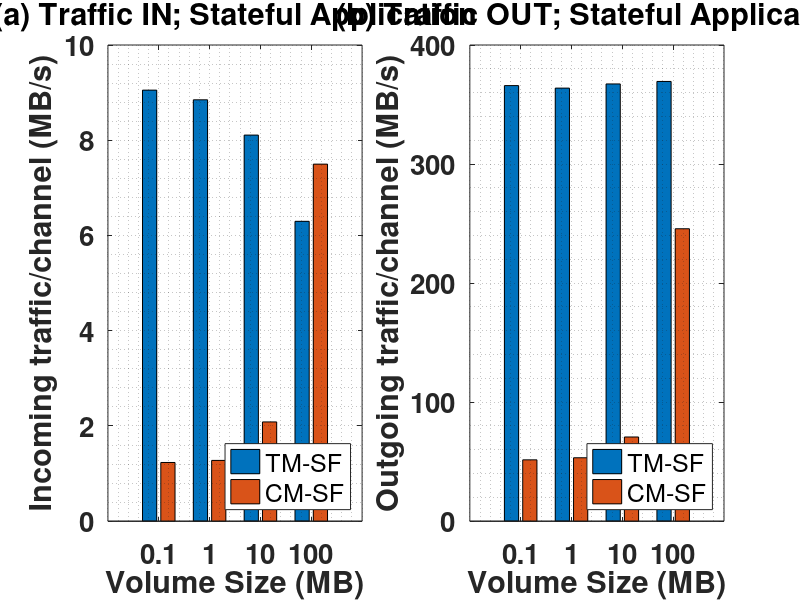

This figure's MATLAB source:
clc;
clear all;

% %% Migration Time
% migr_time_tm1 = dlmread('migrtime_tm1.txt');
% migr_time_cm1 = dlmread('migrtime_cm1.txt');
% migr_time_tsm1 = dlmread('migrtime_tsm4.txt');
% migr_time_csm1 = dlmread('migrtime_csm4.txt');
% 
% %100KB, all cases
% migr_time_tm1_case1_13_25 = (migr_time_tm1(1,2) + migr_time_tm1(2,2) + migr_time_tm1(3,2) +  migr_time_tm1(13,2) + migr_time_tm1(14,2) + migr_time_tm1(15,2) + migr_time_tm1(25,2) + migr_time_tm1(26,2) + migr_time_tm1(27,2))/9; 
% migr_time_cm1_case1_13_25 = (migr_time_cm1(1,2) + migr_time_cm1(2,2) + migr_time_cm1(3,2) +  migr_time_cm1(13,2) + migr_time_cm1(14,2) + migr_time_cm1(15,2) + migr_time_cm1(25,2) + migr_time_cm1(26,2) + migr_time_cm1(27,2))/9; 
% migr_time_tsm1_case1_13_25 = (migr_time_tsm1(1,2) + migr_time_tsm1(2,2) + migr_time_tsm1(3,2) +  migr_time_tsm1(13,2) + migr_time_tsm1(14,2) + migr_time_tsm1(15,2) + migr_time_tsm1(25,2) + migr_time_tsm1(26,2) + migr_time_tsm1(27,2))/9; 
% migr_time_csm1_case1_13_25 = (migr_time_csm1(1,2) + migr_time_csm1(2,2) + migr_time_csm1(3,2) +  migr_time_csm1(13,2) + migr_time_csm1(14,2) + migr_time_csm1(15,2) + migr_time_csm1(25,2) + migr_time_csm1(26,2) + migr_time_csm1(27,2))/9; 
% 
% %1 MB, all cases
% migr_time_tm1_case4_16_28 = (migr_time_tm1(4,2) + migr_time_tm1(5,2) + migr_time_tm1(6,2) +  migr_time_tm1(16,2) + migr_time_tm1(17,2) + migr_time_tm1(18,2) + migr_time_tm1(28,2) + migr_time_tm1(29,2) + migr_time_tm1(30,2))/9; 
% migr_time_cm1_case4_16_28 = (migr_time_cm1(4,2) + migr_time_cm1(5,2) + migr_time_cm1(6,2) +  migr_time_cm1(16,2) + migr_time_cm1(17,2) + migr_time_cm1(18,2) + migr_time_cm1(28,2) + migr_time_cm1(29,2) + migr_time_cm1(30,2))/9; 
% migr_time_tsm1_case4_16_28 = (migr_time_tsm1(4,2) + migr_time_tsm1(5,2) + migr_time_tsm1(6,2) +  migr_time_tsm1(16,2) + migr_time_tsm1(17,2) + migr_time_tsm1(18,2) + migr_time_tsm1(28,2) + migr_time_tsm1(29,2) + migr_time_tsm1(30,2))/9; 
% migr_time_csm1_case4_16_28 = (migr_time_csm1(4,2) + migr_time_csm1(5,2) + migr_time_csm1(6,2) +  migr_time_csm1(16,2) + migr_time_csm1(17,2) + migr_time_csm1(18,2) + migr_time_csm1(28,2) + migr_time_csm1(29,2) + migr_time_csm1(30,2))/9; 
% 
% %10 MB, all cases
% migr_time_tm1_case7_19_31 = (migr_time_tm1(7,2) + migr_time_tm1(8,2) + migr_time_tm1(9,2) +  migr_time_tm1(19,2) + migr_time_tm1(20,2) + migr_time_tm1(21,2) + migr_time_tm1(31,2) + migr_time_tm1(32,2) + migr_time_tm1(33,2))/9; 
% migr_time_cm1_case7_19_31 = (migr_time_cm1(7,2) + migr_time_cm1(8,2) + migr_time_cm1(9,2) +  migr_time_cm1(19,2) + migr_time_cm1(20,2) + migr_time_cm1(21,2) + migr_time_cm1(31,2) + migr_time_cm1(32,2) + migr_time_cm1(33,2))/9; 
% migr_time_tsm1_case7_19_31 = (migr_time_tsm1(7,2) + migr_time_tsm1(8,2) + migr_time_tsm1(9,2) +  migr_time_tsm1(19,2) + migr_time_tsm1(20,2) + migr_time_tsm1(21,2) + migr_time_tsm1(31,2) + migr_time_tsm1(32,2) + migr_time_tsm1(33,2))/9; 
% migr_time_csm1_case7_19_31 = (migr_time_csm1(7,2) + migr_time_csm1(8,2) + migr_time_csm1(9,2) +  migr_time_csm1(19,2) + migr_time_csm1(20,2) + migr_time_csm1(21,2) + migr_time_csm1(31,2) + migr_time_csm1(32,2) + migr_time_csm1(33,2))/9; 
% 
% %100 MB, all cases
% migr_time_tm1_case10_22_34 = (migr_time_tm1(10,2) + migr_time_tm1(11,2) + migr_time_tm1(12,2) +  migr_time_tm1(22,2) + migr_time_tm1(23,2) + migr_time_tm1(24,2) + migr_time_tm1(34,2) + migr_time_tm1(35,2) + migr_time_tm1(36,2))/9; 
% migr_time_cm1_case10_22_34 = (migr_time_cm1(10,2) + migr_time_cm1(11,2) + migr_time_cm1(12,2) +  migr_time_cm1(22,2) + migr_time_cm1(23,2) + migr_time_cm1(24,2) + migr_time_cm1(34,2) + migr_time_cm1(35,2) + migr_time_cm1(36,2))/9; 
% migr_time_tsm1_case10_22_34 = (migr_time_tsm1(10,2) + migr_time_tsm1(11,2) + migr_time_tsm1(12,2) +  migr_time_tsm1(22,2) + migr_time_tsm1(23,2) + migr_time_tsm1(24,2) + migr_time_tsm1(34,2) + migr_time_tsm1(35,2) + migr_time_tsm1(36,2))/9; 
% migr_time_csm1_case10_22_34 = (migr_time_csm1(10,2) + migr_time_csm1(11,2) + migr_time_csm1(12,2) +  migr_time_csm1(22,2) + migr_time_csm1(23,2) + migr_time_csm1(24,2) + migr_time_csm1(34,2) + migr_time_csm1(35,2) + migr_time_csm1(36,2))/9; 
% 
% migr_time_sl = [migr_time_tm1_case1_13_25, migr_time_cm1_case1_13_25; migr_time_tm1_case4_16_28, migr_time_cm1_case4_16_28; migr_time_tm1_case7_19_31, migr_time_cm1_case7_19_31; migr_time_tm1_case10_22_34, migr_time_cm1_case10_22_34];
% migr_time_sf = [migr_time_tsm1_case1_13_25, migr_time_csm1_case1_13_25; migr_time_tsm1_case4_16_28, migr_time_csm1_case4_16_28; migr_time_tsm1_case7_19_31, migr_time_csm1_case7_19_31; migr_time_tsm1_case10_22_34, migr_time_csm1_case10_22_34];
% 
% figure;
% subplot(1,2,1)
% bar(migr_time_sl/1000);
% title('(a) Stateless Application','FontSize',20, 'FontWeight','bold');
% xlabel('Layer Size (MB)');
% ylabel('Average Migraiton Time (s)');
% set(gca,'FontSize', 20, 'FontWeight','bold');
% legend('TM-SL','CM-SL','Location','northwest');
% set(gca, 'XTickLabel', {'0.1' '1' '10' '100'})
% %dim = [0.75 0.3 0.3 0.3];
% %str = {'BW (Mbps):','SRC-DST=100','SRC-Client=10','DST-Client=50','DST-N1=942','DST-N2=942','Load: SRC>DST'};
% %annotation('textbox',dim,'String',str,'FitBoxToText','on');
% grid minor;
% 
% subplot(1,2,2)
% bar(migr_time_sf/1000);
% title('(a) Stateful Application','FontSize',20, 'FontWeight','bold');
% xlabel('Volume Size (MB)');
% ylabel('Average Migraiton Time (s)');
% set(gca,'FontSize', 20, 'FontWeight','bold');
% legend('TM-SF','CM-SF','Location','northwest');
% set(gca, 'XTickLabel', {'0.1' '1' '10' '100'})
% %dim = [0.75 0.3 0.3 0.3];
% %str = {'BW (Mbps):','SRC-DST=100','SRC-Client=10','DST-Client=50','DST-N1=942','DST-N2=942','Load: SRC>DST'};
% %annotation('textbox',dim,'String',str,'FitBoxToText','on');
% grid minor;
% 
% %Comparison plot for 100MB layer and src>dst and src<dst
% figure;
% h1 = cdfplot(migr_time_tm1(10:3:36,2)/1000); 
% hold on; 
% h2 = cdfplot(migr_time_cm1(10:3:36,2)/1000);
% set( h1,'LineStyle',':','LineWidth',3,'MarkerSize',5);
% set( h2, 'LineStyle','-','LineWidth',3,'MarkerSize',5);
% % xlim([50 150]);
% grid minor;
% xlabel('Migration Time (s)');
% ylabel('CDF');
% title('Stateless, Layer Size=100MB, Load SRC>DST')
% set(gca,'FontSize',20, 'FontWeight','bold');
% legend('TM-SL','CM-SL','Location','northwest');
% 
% figure;
% h1 = cdfplot(migr_time_tm1(11:3:36,2)/1000); 
% hold on; 
% h2 = cdfplot(migr_time_cm1(11:3:36,2)/1000);
% set( h1,'LineStyle',':','LineWidth',3,'MarkerSize',5);
% set( h2, 'LineStyle','-','LineWidth',3,'MarkerSize',5);
% % xlim([50 150]);
% grid minor;
% xlabel('Migration Time (s)');
% ylabel('CDF');
% title('Stateless, Layer Size=100MB, Load SRC<DST')
% set(gca,'FontSize',20, 'FontWeight','bold');
% legend('TM-SL','CM-SL','Location','northwest');
% 
% figure;
% h1 = cdfplot(migr_time_tsm1(10:3:36,2)/1000); 
% hold on; 
% h2 = cdfplot(migr_time_csm1(10:3:36,2)/1000);
% set( h1,'LineStyle',':','LineWidth',3,'MarkerSize',5);
% set( h2, 'LineStyle','-','LineWidth',3,'MarkerSize',5);
% % xlim([50 150]);
% grid minor;
% xlabel('Migration Time (s)');
% ylabel('CDF');
% title('Stateful, Volume Size=100MB, Load SRC>DST')
% set(gca,'FontSize',20, 'FontWeight','bold');
% legend('TM-SF','CM-SF','Location','northwest');
% 
% figure;
% h1 = cdfplot(migr_time_tsm1(11:3:36,2)/1000); 
% hold on; 
% h2 = cdfplot(migr_time_csm1(11:3:36,2)/1000);
% set( h1,'LineStyle',':','LineWidth',3,'MarkerSize',5);
% set( h2, 'LineStyle','-','LineWidth',3,'MarkerSize',5);
% % xlim([50 150]);
% grid minor;
% xlabel('Migration Time (s)');
% ylabel('CDF');
% title('Stateful, Volume Size=100MB, Load SRC<DST')
% set(gca,'FontSize',20, 'FontWeight','bold');
% legend('TM-SF','CM-SF','Location','northwest');

% 
% %% Load Plots
% load_tm1 = fopen('load_tm1.txt','r');
% load_tm1 = textscan(load_tm1,'%d %s %f %f %f %f %f %f %f %f %f');
% 
% load_cm1 = fopen('load_cm1.txt','r');
% load_cm1 = textscan(load_cm1,'%d %s %f %f %f %f %f %f %f %f %f');
% 
% load_tsm1 = fopen('load_tsm4.txt','r');
% load_tsm1 = textscan(load_tsm1,'%d %s %f %f %f %f %f %f %f %f %f');
% 
% load_csm1 = fopen('load_csm4.txt','r');
% load_csm1 = textscan(load_csm1,'%d %s %f %f %f %f %f %f %f %f %f');
% 
% %Load for different layer size
% % %Load values
% load_tm1_dst = load_tm1{8}(2:3:108);
% load_cm1_dst = load_cm1{8}(2:5:180);
% load_tm1_src = load_tm1{8}(3:3:108);
% load_cm1_src = load_cm1{8}(5:5:180);
% 
% load_tsm1_dst = load_tsm1{8}(2:3:108);
% load_csm1_dst = load_csm1{8}(2:5:180);
% load_tsm1_src = load_tsm1{8}(3:3:108);
% load_csm1_src = load_csm1{8}(5:5:180);
% 
% %Stateless load plots
% %Plotting for SRC and DST
% %For different load values
% load_src_case1_4_7_10 = [load_tm1_src(1), load_cm1_src(1); load_tm1_src(4), load_cm1_src(4); load_tm1_src(7), load_cm1_src(7); load_tm1_src(10), load_cm1_src(10)];
% load_src_case2_5_8_11 = [load_tm1_src(2), load_cm1_src(2); load_tm1_src(5), load_cm1_src(5); load_tm1_src(8), load_cm1_src(8); load_tm1_src(11), load_cm1_src(11)];
% load_src_case3_6_9_12 = [load_tm1_src(3), load_cm1_src(3); load_tm1_src(6), load_cm1_src(6); load_tm1_src(9), load_cm1_src(9); load_tm1_src(12), load_cm1_src(12)];
% 
% figure
% subplot(2,3,1)
% bar((100-load_src_case1_4_7_10)./100);
% title('(a) Load SRC>DST','FontSize',20, 'FontWeight','bold');
% xlabel('Layer Size (MB)');
% ylabel('Avg. SRC Load');
% set(gca,'FontSize', 20, 'FontWeight','bold');
% legend('TM-SL','CM-SL','Location','northwest');
% set(gca, 'XTickLabel', {'0.1' '1' '10' '100'})
% % dim = [0.15 0.3 0.3 0.3];
% % str = {'BW (Mbps):','SRC-DST=942','SRC-Client=10','DST-Client=50','DST-N1=942','DST-N2=942','Load: SRC>DST'};
% % annotation('textbox',dim,'String',str,'FitBoxToText','on');
% grid minor;
% subplot(2,3,2)
% bar((100-load_src_case2_5_8_11)./100);
% title('(b) Load SRC<DST','FontSize',20, 'FontWeight','bold');
% xlabel('Layer Size (MB)');
% ylabel('Avg. SRC Load');
% set(gca,'FontSize', 20, 'FontWeight','bold');
% legend('TM-SL','CM-SL','Location','northwest');
% set(gca, 'XTickLabel', {'0.1' '1' '10' '100'})
% % dim = [0.45 0.3 0.3 0.3];
% % str = {'BW (Mbps):','SRC-DST=100','SRC-Client=10','DST-Client=50','DST-N1=942','DST-N2=942','Load: SRC>DST'};
% % annotation('textbox',dim,'String',str,'FitBoxToText','on');
% grid minor;
% subplot(2,3,3)
% bar((100-load_src_case3_6_9_12)./100);
% title('(c) Load SRC=DST','FontSize',20, 'FontWeight','bold');
% xlabel('Layer Size (MB)');
% ylabel('Avg. SRC Load');
% set(gca,'FontSize', 20, 'FontWeight','bold');
% legend('TM-SL','CM-SL','Location','northwest');
% set(gca, 'XTickLabel', {'0.1' '1' '10' '100'})
% % dim = [0.75 0.3 0.3 0.3];
% % str = {'BW (Mbps):','SRC-DST=100','SRC-Client=10','DST-Client=50','DST-N1=942','DST-N2=942','Load: SRC>DST'};
% % annotation('textbox',dim,'String',str,'FitBoxToText','on');
% grid minor;
% 
% load_dst_case1_4_7_10 = [load_tm1_dst(1), load_cm1_dst(1); load_tm1_dst(4), load_cm1_dst(4); load_tm1_dst(7), load_cm1_dst(7); load_tm1_dst(10), load_cm1_dst(10)];
% load_dst_case2_5_8_11 = [load_tm1_dst(2), load_cm1_dst(2); load_tm1_dst(5), load_cm1_dst(5); load_tm1_dst(8), load_cm1_dst(8); load_tm1_dst(11), load_cm1_dst(11)];
% load_dst_case3_6_9_12 = [load_tm1_dst(3), load_cm1_dst(3); load_tm1_dst(6), load_cm1_dst(6); load_tm1_dst(9), load_cm1_dst(9); load_tm1_dst(12), load_cm1_dst(12)];
% 
% subplot(2,3,4)
% bar((100-load_dst_case1_4_7_10)./100);
% title('(d) Load SRC>DST','FontSize',20, 'FontWeight','bold');
% xlabel('Layer Size (MB)');
% ylabel('Avg. DST Load');
% set(gca,'FontSize', 20, 'FontWeight','bold');
% legend('TM-SL','CM-SL','Location','northwest');
% set(gca, 'XTickLabel', {'0.1' '1' '10' '100'})
% % dim = [0.15 0.3 0.3 0.3];
% % str = {'BW (Mbps):','dst-DST=942','dst-Client=10','DST-Client=50','DST-N1=942','DST-N2=942','Load: dst>DST'};
% % annotation('textbox',dim,'String',str,'FitBoxToText','on');
% grid minor;
% subplot(2,3,5)
% bar((100-load_dst_case2_5_8_11)./100);
% title('(e) Load SRC<DST','FontSize',20, 'FontWeight','bold');
% xlabel('Layer Size (MB)');
% ylabel('Avg. DST Load');
% set(gca,'FontSize', 20, 'FontWeight','bold');
% legend('TM-SL','CM-SL','Location','northwest');
% set(gca, 'XTickLabel', {'0.1' '1' '10' '100'})
% % dim = [0.45 0.3 0.3 0.3];
% % str = {'BW (Mbps):','dst-DST=100','dst-Client=10','DST-Client=50','DST-N1=942','DST-N2=942','Load: dst>DST'};
% % annotation('textbox',dim,'String',str,'FitBoxToText','on');
% grid minor;
% subplot(2,3,6)
% bar((100-load_dst_case3_6_9_12)./100);
% title('(f) Load SRC=DST','FontSize',20, 'FontWeight','bold');
% xlabel('Layer Size (MB)');
% ylabel('Avg. DST Load');
% set(gca,'FontSize', 20, 'FontWeight','bold');
% legend('TM-SL','CM-SL','Location','northwest');
% set(gca, 'XTickLabel', {'0.1' '1' '10' '100'})
% % dim = [0.75 0.3 0.3 0.3];
% % str = {'BW (Mbps):','dst-DST=100','dst-Client=10','DST-Client=50','DST-N1=942','DST-N2=942','Load: dst>DST'};
% % annotation('textbox',dim,'String',str,'FitBoxToText','on');
% grid minor;
% 
% %Stateful load plots
% %Plotting for SRC and DST
% % For different load values
% load_src_sf_case1_4_7_10 = [load_tsm1_src(1), load_csm1_src(1); load_tsm1_src(4), load_csm1_src(4); load_tsm1_src(7), load_csm1_src(7); load_tsm1_src(10), load_csm1_src(10)];
% load_src_sf_case2_5_8_11 = [load_tsm1_src(2), load_csm1_src(2); load_tsm1_src(5), load_csm1_src(5); load_tsm1_src(8), load_csm1_src(8); load_tsm1_src(11), load_csm1_src(11)];
% load_src_sf_case3_6_9_12 = [load_tsm1_src(3), load_csm1_src(3); load_tsm1_src(6), load_csm1_src(6); load_tsm1_src(9), load_csm1_src(9); load_tsm1_src(12), load_csm1_src(12)];
% 
% figure
% subplot(2,3,1)
% bar((100-load_src_sf_case1_4_7_10)./100);
% title('(a) Load SRC>DST','FontSize',20, 'FontWeight','bold');
% xlabel('Volume Size (MB)');
% ylabel('Avg. SRC Load');
% set(gca,'FontSize', 20, 'FontWeight','bold');
% legend('TM-SF','CM-SF','Location','northwest');
% set(gca, 'XTickLabel', {'0.1' '1' '10' '100'})
% % dim = [0.15 0.3 0.3 0.3];
% % str = {'BW (Mbps):','SRC-DST=942','SRC-Client=10','DST-Client=50','DST-N1=942','DST-N2=942','Load: SRC>DST'};
% % annotation('textbox',dim,'String',str,'FitBoxToText','on');
% grid minor;
% subplot(2,3,2)
% bar((100-load_src_sf_case2_5_8_11)./100);
% title('(b) Load SRC<DST','FontSize',20, 'FontWeight','bold');
% xlabel('Volume Size (MB)');
% ylabel('Avg. SRC Load');
% set(gca,'FontSize', 20, 'FontWeight','bold');
% legend('TM-SF','CM-SF','Location','northwest');
% set(gca, 'XTickLabel', {'0.1' '1' '10' '100'})
% % dim = [0.45 0.3 0.3 0.3];
% % str = {'BW (Mbps):','SRC-DST=100','SRC-Client=10','DST-Client=50','DST-N1=942','DST-N2=942','Load: SRC>DST'};
% % annotation('textbox',dim,'String',str,'FitBoxToText','on');
% grid minor;
% subplot(2,3,3)
% bar((100-load_src_sf_case3_6_9_12)./100);
% title('(c) Load SRC=DST','FontSize',20, 'FontWeight','bold');
% xlabel('Volume Size (MB)');
% ylabel('Avg. SRC Load');
% set(gca,'FontSize', 20, 'FontWeight','bold');
% legend('TM-SF','CM-SF','Location','northwest');
% set(gca, 'XTickLabel', {'0.1' '1' '10' '100'})
% % dim = [0.75 0.3 0.3 0.3];
% % str = {'BW (Mbps):','SRC-DST=100','SRC-Client=10','DST-Client=50','DST-N1=942','DST-N2=942','Load: SRC>DST'};
% % annotation('textbox',dim,'String',str,'FitBoxToText','on');
% grid minor;
% 
% load_dst_sf_case1_4_7_10 = [load_tsm1_dst(1), load_csm1_dst(1); load_tsm1_dst(4), load_csm1_dst(4); load_tsm1_dst(7), load_csm1_dst(7); load_tsm1_dst(10), load_csm1_dst(10)];
% load_dst_sf_case2_5_8_11 = [load_tsm1_dst(2), load_csm1_dst(2); load_tsm1_dst(5), load_csm1_dst(5); load_tsm1_dst(8), load_csm1_dst(8); load_tsm1_dst(11), load_csm1_dst(11)];
% load_dst_sf_case3_6_9_12 = [load_tsm1_dst(3), load_csm1_dst(3); load_tsm1_dst(6), load_csm1_dst(6); load_tsm1_dst(9), load_csm1_dst(9); load_tsm1_dst(12), load_csm1_dst(12)];
% 
% subplot(2,3,4)
% bar((100-load_dst_sf_case1_4_7_10)./100);
% title('(d) Load SRC>DST','FontSize',20, 'FontWeight','bold');
% xlabel('Volume Size (MB)');
% ylabel('Avg. DST Load');
% set(gca,'FontSize', 20, 'FontWeight','bold');
% legend('TM-SF','CM-SF','Location','northwest');
% set(gca, 'XTickLabel', {'0.1' '1' '10' '100'})
% % dim = [0.15 0.3 0.3 0.3];
% % str = {'BW (Mbps):','dst-DST=942','dst-Client=10','DST-Client=50','DST-N1=942','DST-N2=942','Load: dst>DST'};
% % annotation('textbox',dim,'String',str,'FitBoxToText','on');
% grid minor;
% subplot(2,3,5)
% bar((100-load_dst_sf_case2_5_8_11)./100);
% title('(e) Load SRC<DST','FontSize',20, 'FontWeight','bold');
% xlabel('Volume Size (MB)');
% ylabel('Avg. DST Load');
% set(gca,'FontSize', 20, 'FontWeight','bold');
% legend('TM-SF','CM-SF','Location','northwest');
% set(gca, 'XTickLabel', {'0.1' '1' '10' '100'})
% % dim = [0.45 0.3 0.3 0.3];
% % str = {'BW (Mbps):','dst-DST=100','dst-Client=10','DST-Client=50','DST-N1=942','DST-N2=942','Load: dst>DST'};
% % annotation('textbox',dim,'String',str,'FitBoxToText','on');
% grid minor;
% subplot(2,3,6)
% bar((100-load_dst_sf_case3_6_9_12)./100);
% title('(f) Load SRC=DST','FontSize',20, 'FontWeight','bold');
% xlabel('Volume Size (MB)');
% ylabel('Avg. DST Load');
% set(gca,'FontSize', 20, 'FontWeight','bold');
% legend('TM-SF','CM-SF','Location','northwest');
% set(gca, 'XTickLabel', {'0.1' '1' '10' '100'})
% % dim = [0.75 0.3 0.3 0.3];
% % str = {'BW (Mbps):','dst-DST=100','dst-Client=10','DST-Client=50','DST-N1=942','DST-N2=942','Load: dst>DST'};
% % annotation('textbox',dim,'String',str,'FitBoxToText','on');
% grid minor;

%% Traffic Plots
traffic_tm1 = fopen('traffic_tm1.txt','r');
traffic_tm1 = textscan(traffic_tm1,'%d %s %f %f %f %f %f %f');

traffic_cm1 = fopen('traffic_cm1.txt','r');
traffic_cm1 = textscan(traffic_cm1,'%d %s %f %f %f %f %f %f');


traffic_tsm1 = fopen('traffic_tsm4.txt','r');
traffic_tsm1 = textscan(traffic_tsm1,'%d %s %f %f %f %f %f %f');

traffic_csm1 = fopen('traffic_csm4.txt','r');
traffic_csm1 = textscan(traffic_csm1,'%d %s %f %f %f %f %f %f');

% Traffic In and Out
traffic_tm1_dst_in = traffic_tm1{8}(3:6:216);
traffic_cm1_dst_in = traffic_cm1{8}(3:10:360);

traffic_tm1_src_out = traffic_tm1{8}(6:6:216);
traffic_cm1_src_out = traffic_cm1{8}(10:10:360);
traffic_cm1_n1_out = traffic_cm1{8}(6:10:360);
traffic_cm1_n2_out = traffic_cm1{8}(8:10:360);

traffic_cm1_out = (traffic_cm1_src_out + traffic_cm1_n1_out + traffic_cm1_n2_out)/3;

traffic_tsm1_dst_in = traffic_tsm1{8}(3:6:216);
traffic_csm1_dst_in = traffic_csm1{8}(3:10:360);

traffic_tsm1_src_out = traffic_tsm1{8}(6:6:216);
traffic_csm1_src_out = traffic_csm1{8}(10:10:360);
traffic_csm1_n1_out = traffic_csm1{8}(6:10:360);
traffic_csm1_n2_out = traffic_csm1{8}(8:10:360);

traffic_csm1_out = (traffic_csm1_src_out + traffic_csm1_n1_out + traffic_csm1_n2_out)/3;

%Stateless traffic plots
%no delay
traffic_tm1_dst_in_case1_2_3 = (traffic_tm1_dst_in(1) + traffic_tm1_dst_in(2) + traffic_tm1_dst_in(3))/3; 
traffic_tm1_dst_in_case4_5_6 = (traffic_tm1_dst_in(4) + traffic_tm1_dst_in(5) + traffic_tm1_dst_in(6))/3; 
traffic_tm1_dst_in_case7_8_9 = (traffic_tm1_dst_in(7) + traffic_tm1_dst_in(8) + traffic_tm1_dst_in(9))/3; 
traffic_tm1_dst_in_case10_11_12 = (traffic_tm1_dst_in(10) + traffic_tm1_dst_in(11) + traffic_tm1_dst_in(12))/3; 

traffic_cm1_dst_in_case1_2_3 = (traffic_cm1_dst_in(1) + traffic_cm1_dst_in(2) + traffic_cm1_dst_in(3))/3; 
traffic_cm1_dst_in_case4_5_6 = (traffic_cm1_dst_in(4) + traffic_cm1_dst_in(5) + traffic_cm1_dst_in(6))/3; 
traffic_cm1_dst_in_case7_8_9 = (traffic_cm1_dst_in(7) + traffic_cm1_dst_in(8) + traffic_cm1_dst_in(9))/3; 
traffic_cm1_dst_in_case10_11_12 = (traffic_cm1_dst_in(10) + traffic_cm1_dst_in(11) + traffic_cm1_dst_in(12))/3; 

traffic_in_sl = [traffic_tm1_dst_in_case1_2_3, traffic_cm1_dst_in_case1_2_3; traffic_tm1_dst_in_case4_5_6, traffic_cm1_dst_in_case4_5_6; traffic_tm1_dst_in_case7_8_9, traffic_cm1_dst_in_case7_8_9; traffic_tm1_dst_in_case10_11_12, traffic_cm1_dst_in_case10_11_12];

traffic_tm1_src_out_case1_2_3 = (traffic_tm1_src_out(1) + traffic_tm1_src_out(2) + traffic_tm1_src_out(3))/3; 
traffic_tm1_src_out_case4_5_6 = (traffic_tm1_src_out(4) + traffic_tm1_src_out(5) + traffic_tm1_src_out(6))/3; 
traffic_tm1_src_out_case7_8_9 = (traffic_tm1_src_out(7) + traffic_tm1_src_out(8) + traffic_tm1_src_out(9))/3; 
traffic_tm1_src_out_case10_11_12 = (traffic_tm1_src_out(10) + traffic_tm1_src_out(11) + traffic_tm1_src_out(12))/3; 

traffic_cm1_out_case1_2_3 = (traffic_cm1_out(1) + traffic_cm1_out(2) + traffic_cm1_out(3))/3; 
traffic_cm1_out_case4_5_6 = (traffic_cm1_out(4) + traffic_cm1_out(5) + traffic_cm1_out(6))/3; 
traffic_cm1_out_case7_8_9 = (traffic_cm1_out(7) + traffic_cm1_out(8) + traffic_cm1_out(9))/3; 
traffic_cm1_out_case10_11_12 = (traffic_cm1_out(10) + traffic_cm1_out(11) + traffic_cm1_out(12))/3; 

traffic_out_sl = [traffic_tm1_src_out_case1_2_3, traffic_cm1_out_case1_2_3; traffic_tm1_src_out_case4_5_6, traffic_cm1_out_case4_5_6; traffic_tm1_src_out_case7_8_9, traffic_cm1_out_case7_8_9; traffic_tm1_src_out_case10_11_12, traffic_cm1_out_case10_11_12];

% figure;
% subplot(1,2,1)
% bar(traffic_in_sl);
% title('(a) Traffic IN; Stateless Application','FontSize',20, 'FontWeight','bold');
% xlabel('Layer Size (MB)');
% ylabel('Incoming traffic/channel (KB/s)');
% set(gca,'FontSize', 20, 'FontWeight','bold');
% legend('TM-SL','CM-SL','Location','northwest');
% set(gca, 'XTickLabel', {'0.1' '1' '10' '100'})
% % dim = [0.15 0.3 0.3 0.3];
% % str = {'BW (Mbps):','SRC-DST=942','SRC-Client=10','DST-Client=50','DST-N1=942','DST-N2=942','Load: SRC>DST'};
% % annotation('textbox',dim,'String',str,'FitBoxToText','on');
% grid minor;
% 
% subplot(1,2,2)
% bar(traffic_out_sl);
% title('(b) Traffic OUT; Stateless Application','FontSize',20, 'FontWeight','bold');
% xlabel('Layer Size (MB)');
% ylabel('Outgoing traffic/channel (KB/s)');
% set(gca,'FontSize', 20, 'FontWeight','bold');
% legend('TM-SL','CM-SL','Location','northwest');
% set(gca, 'XTickLabel', {'0.1' '1' '10' '100'})
% % dim = [0.15 0.3 0.3 0.3];
% % str = {'BW (Mbps):','SRC-DST=942','SRC-Client=10','DST-Client=50','DST-N1=942','DST-N2=942','Load: SRC>DST'};
% % annotation('textbox',dim,'String',str,'FitBoxToText','on');
% grid minor;


%Stateful traffic plots
%no delay
traffic_tsm1_dst_in_case1_2_3 = (traffic_tsm1_dst_in(1) + traffic_tsm1_dst_in(2) + traffic_tsm1_dst_in(3))/3; 
traffic_tsm1_dst_in_case4_5_6 = (traffic_tsm1_dst_in(4) + traffic_tsm1_dst_in(5) + traffic_tsm1_dst_in(6))/3; 
traffic_tsm1_dst_in_case7_8_9 = (traffic_tsm1_dst_in(7) + traffic_tsm1_dst_in(8) + traffic_tsm1_dst_in(9))/3; 
traffic_tsm1_dst_in_case10_11_12 = (traffic_tsm1_dst_in(10) + traffic_tsm1_dst_in(11) + traffic_tsm1_dst_in(12))/3; 

traffic_csm1_dst_in_case1_2_3 = (traffic_csm1_dst_in(1) + traffic_csm1_dst_in(2) + traffic_csm1_dst_in(3))/3; 
traffic_csm1_dst_in_case4_5_6 = (traffic_csm1_dst_in(4) + traffic_csm1_dst_in(5) + traffic_csm1_dst_in(6))/3; 
traffic_csm1_dst_in_case7_8_9 = (traffic_csm1_dst_in(7) + traffic_csm1_dst_in(8) + traffic_csm1_dst_in(9))/3; 
traffic_csm1_dst_in_case10_11_12 = (traffic_csm1_dst_in(10) + traffic_csm1_dst_in(11) + traffic_csm1_dst_in(12))/3; 

traffic_in_sf = [traffic_tsm1_dst_in_case1_2_3, traffic_csm1_dst_in_case1_2_3; traffic_tsm1_dst_in_case4_5_6, traffic_csm1_dst_in_case4_5_6; traffic_tsm1_dst_in_case7_8_9, traffic_csm1_dst_in_case7_8_9; traffic_tsm1_dst_in_case10_11_12, traffic_csm1_dst_in_case10_11_12];

traffic_tsm1_src_out_case1_2_3 = (traffic_tsm1_src_out(1) + traffic_tsm1_src_out(2) + traffic_tsm1_src_out(3))/3; 
traffic_tsm1_src_out_case4_5_6 = (traffic_tsm1_src_out(4) + traffic_tsm1_src_out(5) + traffic_tsm1_src_out(6))/3; 
traffic_tsm1_src_out_case7_8_9 = (traffic_tsm1_src_out(7) + traffic_tsm1_src_out(8) + traffic_tsm1_src_out(9))/3; 
traffic_tsm1_src_out_case10_11_12 = (traffic_tsm1_src_out(10) + traffic_tsm1_src_out(11) + traffic_tsm1_src_out(12))/3; 

traffic_csm1_out_case1_2_3 = (traffic_csm1_out(1) + traffic_csm1_out(2) + traffic_csm1_out(3))/3; 
traffic_csm1_out_case4_5_6 = (traffic_csm1_out(4) + traffic_csm1_out(5) + traffic_csm1_out(6))/3; 
traffic_csm1_out_case7_8_9 = (traffic_csm1_out(7) + traffic_csm1_out(8) + traffic_csm1_out(9))/3; 
traffic_csm1_out_case10_11_12 = (traffic_csm1_out(10) + traffic_csm1_out(11) + traffic_csm1_out(12))/3; 

traffic_out_sf = [traffic_tsm1_src_out_case1_2_3, traffic_csm1_out_case1_2_3; traffic_tsm1_src_out_case4_5_6, traffic_csm1_out_case4_5_6; traffic_tsm1_src_out_case7_8_9, traffic_csm1_out_case7_8_9; traffic_tsm1_src_out_case10_11_12, traffic_csm1_out_case10_11_12];

% figure;
% subplot(1,2,1)
% bar(traffic_in_sf./1000);
% title('(a) Traffic IN; Stateful Application','FontSize',20, 'FontWeight','bold');
% xlabel('Volume Size (MB)');
% ylabel('Incoming traffic/channel (MB/s)');
% set(gca,'FontSize', 20, 'FontWeight','bold');
% legend('TM-SF','CM-SF','Location','northeast');
% set(gca, 'XTickLabel', {'0.1' '1' '10' '100'})
% % dim = [0.15 0.3 0.3 0.3];
% % str = {'BW (Mbps):','SRC-DST=942','SRC-Client=10','DST-Client=50','DST-N1=942','DST-N2=942','Load: SRC>DST'};
% % annotation('textbox',dim,'String',str,'FitBoxToText','on');
% grid minor;
% 
% subplot(1,2,2)
% bar(traffic_out_sf./1000);
% title('(b) Traffic OUT; Stateful Application','FontSize',20, 'FontWeight','bold');
% xlabel('Volume Size (MB)');
% ylabel('Outgoing traffic/channel (MB/s)');
% set(gca,'FontSize', 20, 'FontWeight','bold');
% legend('TM-SF','CM-SF','Location','northeast');
% set(gca, 'XTickLabel', {'0.1' '1' '10' '100'})
% % dim = [0.15 0.3 0.3 0.3];
% % str = {'BW (Mbps):','SRC-DST=942','SRC-Client=10','DST-Client=50','DST-N1=942','DST-N2=942','Load: SRC>DST'};
% % annotation('textbox',dim,'String',str,'FitBoxToText','on');
% grid minor;
% 
% 
% Traffic Plots for per link traffic utilization
% % Use traffic out from src, node1 and node2
% % total traffic = src*num_link + node1 + node2
traffic_tm1 = fopen('traffic_tm1.txt','r');
traffic_tm1 = textscan(traffic_tm1,'%d %s %f %f %f %f %f %f');

traffic_cm1 = fopen('traffic_cm1.txt','r');
traffic_cm1 = textscan(traffic_cm1,'%d %s %f %f %f %f %f %f');


traffic_tsm1 = fopen('traffic_tsm4.txt','r');
traffic_tsm1 = textscan(traffic_tsm1,'%d %s %f %f %f %f %f %f');

traffic_csm1 = fopen('traffic_csm4.txt','r');
traffic_csm1 = textscan(traffic_csm1,'%d %s %f %f %f %f %f %f');

%%Traffic Out from all is equal to traffic in at dst
%%Number of links between src and dst = 2 
traffic_tm1_src_out = 2*traffic_tm1{7}(6:6:216);
traffic_cm1_src_out = 2*traffic_cm1{7}(10:10:360);
traffic_cm1_n1_out = traffic_cm1{7}(6:10:360);
traffic_cm1_n2_out = traffic_cm1{7}(8:10:360);
 
traffic_cm1_out = (traffic_cm1_src_out + traffic_cm1_n1_out + traffic_cm1_n2_out);
 
%Stateless traffic plots
%no delay
traffic_tm1_dst_in_case1_2_3 = (traffic_tm1_src_out(1) + traffic_tm1_src_out(2) + traffic_tm1_src_out(3))/3; 
traffic_tm1_dst_in_case4_5_6 = (traffic_tm1_src_out(4) + traffic_tm1_src_out(5) + traffic_tm1_src_out(6))/3; 
traffic_tm1_dst_in_case7_8_9 = (traffic_tm1_src_out(7) + traffic_tm1_src_out(8) + traffic_tm1_src_out(9))/3; 
traffic_tm1_dst_in_case10_11_12 = (traffic_tm1_src_out(10) + traffic_tm1_src_out(11) + traffic_tm1_src_out(12))/3; 

traffic_cm1_dst_in_case1_2_3 = (traffic_cm1_out(1) + traffic_cm1_out(2) + traffic_cm1_out(3))/3; 
traffic_cm1_dst_in_case4_5_6 = (traffic_cm1_out(4) + traffic_cm1_out(5) + traffic_cm1_out(6))/3; 
traffic_cm1_dst_in_case7_8_9 = (traffic_cm1_out(7) + traffic_cm1_out(8) + traffic_cm1_out(9))/3; 
traffic_cm1_dst_in_case10_11_12 = (traffic_cm1_out(10) + traffic_cm1_out(11) + traffic_cm1_out(12))/3; 

traffic_in_sl = [traffic_tm1_dst_in_case1_2_3, traffic_cm1_dst_in_case1_2_3; traffic_tm1_dst_in_case4_5_6, traffic_cm1_dst_in_case4_5_6; traffic_tm1_dst_in_case7_8_9, traffic_cm1_dst_in_case7_8_9; traffic_tm1_dst_in_case10_11_12, traffic_cm1_dst_in_case10_11_12];

traffic_tsm1_src_out = 2*traffic_tsm1{7}(6:6:216);
traffic_csm1_src_out = 2*traffic_csm1{7}(10:10:360);
traffic_csm1_n1_out = traffic_csm1{7}(6:10:360);
traffic_csm1_n2_out = traffic_csm1{7}(8:10:360);
 
traffic_csm1_out = (traffic_csm1_src_out + traffic_csm1_n1_out + traffic_csm1_n2_out);

%Stateless traffic plots
%no delay
traffic_tsm1_dst_in_case1_2_3 = (traffic_tsm1_src_out(1) + traffic_tsm1_src_out(2) + traffic_tsm1_src_out(3))/3; 
traffic_tsm1_dst_in_case4_5_6 = (traffic_tsm1_src_out(4) + traffic_tsm1_src_out(5) + traffic_tsm1_src_out(6))/3; 
traffic_tsm1_dst_in_case7_8_9 = (traffic_tsm1_src_out(7) + traffic_tsm1_src_out(8) + traffic_tsm1_src_out(9))/3; 
traffic_tsm1_dst_in_case10_11_12 = (traffic_tsm1_src_out(10) + traffic_tsm1_src_out(11) + traffic_tsm1_src_out(12))/3; 

traffic_csm1_dst_in_case1_2_3 = (traffic_csm1_out(1) + traffic_csm1_out(2) + traffic_csm1_out(3))/3; 
traffic_csm1_dst_in_case4_5_6 = (traffic_csm1_out(4) + traffic_csm1_out(5) + traffic_csm1_out(6))/3; 
traffic_csm1_dst_in_case7_8_9 = (traffic_csm1_out(7) + traffic_csm1_out(8) + traffic_csm1_out(9))/3; 
traffic_csm1_dst_in_case10_11_12 = (traffic_csm1_out(10) + traffic_csm1_out(11) + traffic_csm1_out(12))/3; 

traffic_in_sf = [traffic_tsm1_dst_in_case1_2_3, traffic_csm1_dst_in_case1_2_3; traffic_tsm1_dst_in_case4_5_6, traffic_csm1_dst_in_case4_5_6; traffic_tsm1_dst_in_case7_8_9, traffic_csm1_dst_in_case7_8_9; traffic_tsm1_dst_in_case10_11_12, traffic_csm1_dst_in_case10_11_12];

% figure;
% subplot(1,2,1)
% bar(traffic_in_sl./1000);
% title('(a) DST Traffic IN; Stateless Application','FontSize',20, 'FontWeight','bold');
% xlabel('Layer Size (MB)');
% ylabel('Total traffic/link (MB)');
% set(gca,'FontSize', 20, 'FontWeight','bold');
% legend('TM-SL','CM-SL','Location','northwest');
% set(gca, 'XTickLabel', {'0.1' '1' '10' '100'})
% % dim = [0.15 0.3 0.3 0.3];
% % str = {'BW (Mbps):','SRC-DST=942','SRC-Client=10','DST-Client=50','DST-N1=942','DST-N2=942','Load: SRC>DST'};
% % annotation('textbox',dim,'String',str,'FitBoxToText','on');
% grid minor;
% 
% subplot(1,2,2)
% bar(traffic_in_sf./1000);
% title('(b) DST Traffic IN; Stateful Application','FontSize',20, 'FontWeight','bold');
% xlabel('Volume Size (MB)');
% ylabel('Total traffic/link (MB)');
% set(gca,'FontSize', 20, 'FontWeight','bold');
% legend('TM-SL','CM-SL','Location','southwest');
% set(gca, 'XTickLabel', {'0.1' '1' '10' '100'})
% % dim = [0.15 0.3 0.3 0.3];
% % str = {'BW (Mbps):','SRC-DST=942','SRC-Client=10','DST-Client=50','DST-N1=942','DST-N2=942','Load: SRC>DST'};
% % annotation('textbox',dim,'String',str,'FitBoxToText','on');
% grid minor;
% 
%Stateful traffic plots
%no delay
traffic_tsm1_dst_in_case1_2_3 = (traffic_tsm1_dst_in(1) + traffic_tsm1_dst_in(2) + traffic_tsm1_dst_in(3))/3; 
traffic_tsm1_dst_in_case4_5_6 = (traffic_tsm1_dst_in(4) + traffic_tsm1_dst_in(5) + traffic_tsm1_dst_in(6))/3; 
traffic_tsm1_dst_in_case7_8_9 = (traffic_tsm1_dst_in(7) + traffic_tsm1_dst_in(8) + traffic_tsm1_dst_in(9))/3; 
traffic_tsm1_dst_in_case10_11_12 = (traffic_tsm1_dst_in(10) + traffic_tsm1_dst_in(11) + traffic_tsm1_dst_in(12))/3; 

traffic_csm1_dst_in_case1_2_3 = (traffic_csm1_dst_in(1) + traffic_csm1_dst_in(2) + traffic_csm1_dst_in(3))/3; 
traffic_csm1_dst_in_case4_5_6 = (traffic_csm1_dst_in(4) + traffic_csm1_dst_in(5) + traffic_csm1_dst_in(6))/3; 
traffic_csm1_dst_in_case7_8_9 = (traffic_csm1_dst_in(7) + traffic_csm1_dst_in(8) + traffic_csm1_dst_in(9))/3; 
traffic_csm1_dst_in_case10_11_12 = (traffic_csm1_dst_in(10) + traffic_csm1_dst_in(11) + traffic_csm1_dst_in(12))/3; 

traffic_in_sf = [traffic_tsm1_dst_in_case1_2_3, traffic_csm1_dst_in_case1_2_3; traffic_tsm1_dst_in_case4_5_6, traffic_csm1_dst_in_case4_5_6; traffic_tsm1_dst_in_case7_8_9, traffic_csm1_dst_in_case7_8_9; traffic_tsm1_dst_in_case10_11_12, traffic_csm1_dst_in_case10_11_12];

traffic_tsm1_src_out_case1_2_3 = (traffic_tsm1_src_out(1) + traffic_tsm1_src_out(2) + traffic_tsm1_src_out(3))/3; 
traffic_tsm1_src_out_case4_5_6 = (traffic_tsm1_src_out(4) + traffic_tsm1_src_out(5) + traffic_tsm1_src_out(6))/3; 
traffic_tsm1_src_out_case7_8_9 = (traffic_tsm1_src_out(7) + traffic_tsm1_src_out(8) + traffic_tsm1_src_out(9))/3; 
traffic_tsm1_src_out_case10_11_12 = (traffic_tsm1_src_out(10) + traffic_tsm1_src_out(11) + traffic_tsm1_src_out(12))/3; 

traffic_csm1_out_case1_2_3 = (traffic_csm1_out(1) + traffic_csm1_out(2) + traffic_csm1_out(3))/3; 
traffic_csm1_out_case4_5_6 = (traffic_csm1_out(4) + traffic_csm1_out(5) + traffic_csm1_out(6))/3; 
traffic_csm1_out_case7_8_9 = (traffic_csm1_out(7) + traffic_csm1_out(8) + traffic_csm1_out(9))/3; 
traffic_csm1_out_case10_11_12 = (traffic_csm1_out(10) + traffic_csm1_out(11) + traffic_csm1_out(12))/3; 

traffic_out_sf = [traffic_tsm1_src_out_case1_2_3, traffic_csm1_out_case1_2_3; traffic_tsm1_src_out_case4_5_6, traffic_csm1_out_case4_5_6; traffic_tsm1_src_out_case7_8_9, traffic_csm1_out_case7_8_9; traffic_tsm1_src_out_case10_11_12, traffic_csm1_out_case10_11_12];

figure;
subplot(1,2,1)
bar(traffic_in_sf./1000);
title('(a) Traffic IN; Stateful Application','FontSize',20, 'FontWeight','bold');
xlabel('Volume Size (MB)');
ylabel('Incoming traffic/channel (MB/s)');
set(gca,'FontSize', 20, 'FontWeight','bold');
legend('TM-SF','CM-SF','Location','southeast');
set(gca, 'XTickLabel', {'0.1' '1' '10' '100'})
% dim = [0.15 0.3 0.3 0.3];
% str = {'BW (Mbps):','SRC-DST=942','SRC-Client=10','DST-Client=50','DST-N1=942','DST-N2=942','Load: SRC>DST'};
% annotation('textbox',dim,'String',str,'FitBoxToText','on');
grid minor;

subplot(1,2,2)
bar(traffic_out_sf./1000);
title('(b) Traffic OUT; Stateful Application','FontSize',20, 'FontWeight','bold');
xlabel('Volume Size (MB)');
ylabel('Outgoing traffic/channel (MB/s)');
set(gca,'FontSize', 20, 'FontWeight','bold');
legend('TM-SF','CM-SF','Location','southeast');
set(gca, 'XTickLabel', {'0.1' '1' '10' '100'})
% dim = [0.15 0.3 0.3 0.3];
% str = {'BW (Mbps):','SRC-DST=942','SRC-Client=10','DST-Client=50','DST-N1=942','DST-N2=942','Load: SRC>DST'};
% annotation('textbox',dim,'String',str,'FitBoxToText','on');
grid minor;


%% Latency Plots
%  for k=1:36
%     latency_tm_before{k}=dlmread(sprintf('tm1_latency/before_trafficgencl.log.%d.txt',k-1));
%     latency_tm_after{k}=dlmread(sprintf('tm1_latency/after_trafficgencl.log.%d.txt',k-1));
%     latency_cm_before{k}=dlmread(sprintf('cm1_latency/before_trafficgencl.log.%d.txt',k-1));
%     latency_cm_after{k}=dlmread(sprintf('cm1_latency/after_trafficgencl.log.%d.txt',k-1));
%     latency_tsm_before{k}=dlmread(sprintf('tsm1_latency/before_trafficgencl.log.%d.txt',k-1));
%     latency_tsm_after{k}=dlmread(sprintf('tsm1_latency/after_trafficgencl.log.%d.txt',k-1));
%     latency_csm_before{k}=dlmread(sprintf('csm1_latency/before_trafficgencl.log.%d.txt',k-1));
%     latency_csm_after{k}=dlmread(sprintf('csm1_latency/after_trafficgencl.log.%d.txt',k-1));
%  end
% 
% %Compare latency CDF for load src>dst
% latency_tm_case1_4_7_10 = [latency_tm_before{1}(:,2)' latency_tm_before{4}(:,2)' latency_tm_before{7}(:,2)' latency_tm_before{10}(:,2)'];
% latency_cm_case1_4_7_10 = [latency_cm_before{1}(:,2)' latency_cm_before{4}(:,2)' latency_cm_before{7}(:,2)' latency_cm_before{10}(:,2)'];
% latency_tsm_case1_4_7_10 = [latency_tsm_before{1}(:,2)' latency_tsm_before{4}(:,2)' latency_tsm_before{7}(:,2)' latency_tsm_before{10}(:,2)'];
% latency_csm_case1_4_7_10 = [latency_csm_before{1}(:,2)' latency_csm_before{4}(:,2)' latency_csm_before{7}(:,2)' latency_csm_before{10}(:,2)'];
% 
% figure;
% h1 = cdfplot(latency_tm_case1_4_7_10);
% hold on;
% h2 = cdfplot(latency_cm_case1_4_7_10);
% set( h1,'LineStyle',':','LineWidth',3,'MarkerSize',5);
% set( h2, 'LineStyle','-','LineWidth',3,'MarkerSize',5);
% grid minor;
% xlabel('Application Latency (ms)');
% ylabel('CDF');
% title('Stateless Applicaiton; Load SRC > DST')
% set(gca,'FontSize',20, 'FontWeight','bold');
% legend('TM-SL','CM-SL','Location','northwest');
% 
% 
% figure;
% h1 = cdfplot(latency_tsm_case1_4_7_10);
% hold on;
% h2 = cdfplot(latency_csm_case1_4_7_10);
% set( h1,'LineStyle',':','LineWidth',3,'MarkerSize',5);
% set( h2, 'LineStyle','-','LineWidth',3,'MarkerSize',5);
% grid minor;
% xlabel('Application Latency (ms)');
% ylabel('CDF');
% title('Stateful Applicaiton; Load SRC > DST')
% set(gca,'FontSize',20, 'FontWeight','bold');
% legend('TM-SF','CM-SF','Location','northwest');
% 
% %Compare latency CDF for load src<dst
% latency_tm_case2_5_8_11 = [latency_tm_before{2}(:,2)' latency_tm_before{5}(:,2)' latency_tm_before{8}(:,2)' latency_tm_before{11}(:,2)'];
% latency_cm_case2_5_8_11 = [latency_cm_before{2}(:,2)' latency_cm_before{5}(:,2)' latency_cm_before{8}(:,2)' latency_cm_before{11}(:,2)'];
% latency_tsm_case2_5_8_11 = [latency_tsm_before{2}(:,2)' latency_tsm_before{5}(:,2)' latency_tsm_before{8}(:,2)' latency_tsm_before{11}(:,2)'];
% latency_csm_case2_5_8_11 = [latency_csm_before{2}(:,2)' latency_csm_before{5}(:,2)' latency_csm_before{8}(:,2)' latency_csm_before{11}(:,2)'];
% 
% figure;
% h1 = cdfplot(latency_tm_case2_5_8_11);
% hold on;
% h2 = cdfplot(latency_cm_case2_5_8_11);
% set( h1,'LineStyle',':','LineWidth',3,'MarkerSize',5);
% set( h2, 'LineStyle','-','LineWidth',3,'MarkerSize',5);
% grid minor;
% xlabel('Application Latency (ms)');
% ylabel('CDF');
% title('Stateless Applicaiton; Load SRC<DST')
% set(gca,'FontSize',20, 'FontWeight','bold');
% legend('TM-SL','CM-SL','Location','northwest');
% 
% figure;
% h1 = cdfplot(latency_tsm_case2_5_8_11);
% hold on;
% h2 = cdfplot(latency_csm_case2_5_8_11);
% set( h1,'LineStyle',':','LineWidth',3,'MarkerSize',5);
% set( h2, 'LineStyle','-','LineWidth',3,'MarkerSize',5);
% grid minor;
% xlabel('Application Latency (ms)');
% ylabel('CDF');
% title('Stateful Applicaiton; Load SRC<DST')
% set(gca,'FontSize',20, 'FontWeight','bold');
% legend('TM-SF','CM-SF','Location','northwest');


%% OLD Plotting
% load_cm1 = fopen('load_exp_cm_2-08-2020.txt','r');
% load_cm1 = textscan(load_cm1,'%d %s %f %f %f %f %f %f %f %f %f');
% 
% load_cm2 = fopen('load_exp_cm_2-09-2020.txt','r');
% load_cm2 = textscan(load_cm2,'%d %s %f %f %f %f %f %f %f %f %f');
% 
% load_csm1 = fopen('load_exp_csm_2-07-2020.txt','r');
% load_csm1 = textscan(load_csm1,'%d %s %f %f %f %f %f %f %f %f %f');
% 
% load_csm2 = fopen('load_exp_csm_2-09-2020.txt','r');
% load_csm2 = textscan(load_csm2,'%d %s %f %f %f %f %f %f %f %f %f');
% 
% load_tm1 = fopen('load_exp_tm_2-09-2020.txt','r');
% load_tm1 = textscan(load_tm1,'%d %s %f %f %f %f %f %f %f %f %f');
% 
% load_tm2 = fopen('load_tm_sl_int_2020-02-09_00-31-39.txt','r');
% load_tm2 = textscan(load_tm2,'%d %s %f %f %f %f %f %f %f %f %f');
% 
% load_tsm1 = fopen('load_exp_tsm_2-08-2020.txt','r');
% load_tsm1 = textscan(load_tsm1,'%d %s %f %f %f %f %f %f %f %f %f');
% 
% load_tsm2 = fopen('load_exp_tsm_2-09-2020.txt','r');
% load_tsm2 = textscan(load_tsm2,'%d %s %f %f %f %f %f %f %f %f %f');
% 
% traffic_cm1 = fopen('traffic_exp_cm_2-08-2020.txt','r');
% traffic_cm1 = textscan(traffic_cm1,'%d %s %f %f %f');
% 
% traffic_cm2 = fopen('traffic_exp_cm_2-09-2020.txt','r');
% traffic_cm2 = textscan(traffic_cm2,'%d %s %f %f %f');
% 
% traffic_csm1 = fopen('traffic_exp_csm_2-07-2020.txt','r');
% traffic_csm1 = textscan(traffic_csm1,'%d %s %f %f %f');
% 
% traffic_csm2 = fopen('traffic_exp_csm_2-09-2020.txt','r');
% traffic_csm2 = textscan(traffic_csm2,'%d %s %f %f %f');
% 
% traffic_tm1 = fopen('traffic_exp_tm_2-09-2020.txt','r');
% traffic_tm1 = textscan(traffic_tm1,'%d %s %f %f %f');
% 
% traffic_tm2 = fopen('traffic_tm_sl_int_2020-02-09_00-31-39.txt','r');
% traffic_tm2 = textscan(traffic_tm2,'%d %s %f %f %f');
% 
% traffic_tsm1 = fopen('traffic_exp_tsm_2-08-2020.txt','r');
% traffic_tsm1 = textscan(traffic_tsm1,'%d %s %f %f %f');
% 
% traffic_tsm2 = fopen('traffic_exp_tsm_2-09-2020.txt','r');
% traffic_tsm2 = textscan(traffic_tsm2,'%d %s %f %f %f');
% 
% %Traffic In and Out
% traffic_tm1_dst_in = traffic_tm1{5}(3:6:216);
% traffic_tm1_dst_out = traffic_tm1{5}(4:6:216);
% traffic_tm1_src_in = traffic_tm1{5}(5:6:216);
% traffic_tm1_src_out = traffic_tm1{5}(6:6:216);
% 
% traffic_tsm1_dst_in = traffic_tsm1{5}(3:6:216);
% traffic_tsm1_dst_out = traffic_tsm1{5}(4:6:216);
% traffic_tsm1_src_in = traffic_tsm1{5}(5:6:216);
% traffic_tsm1_src_out = traffic_tsm1{5}(6:6:216);
% 
% traffic_cm1_dst_in = traffic_cm1{5}(3:10:360);
% traffic_cm1_dst_out = traffic_cm1{5}(4:10:360);
% traffic_cm1_src_in = traffic_cm1{5}(9:10:360);
% traffic_cm1_src_out = traffic_cm1{5}(10:10:360);
% 
% traffic_csm1_dst_in = traffic_csm1{5}(3:10:360);
% traffic_csm1_dst_out = traffic_csm1{5}(4:10:360);
% traffic_csm1_src_in = traffic_csm1{5}(9:10:360);
% traffic_csm1_src_out = traffic_csm1{5}(10:10:360);
% 
% traffic_tm2_dst_in = traffic_tm2{5}(3:6:216);
% traffic_tm2_dst_out = traffic_tm2{5}(4:6:216);
% traffic_tm2_src_in = traffic_tm2{5}(5:6:216);
% traffic_tm2_src_out = traffic_tm2{5}(6:6:216);
% 
% traffic_tsm2_dst_in = traffic_tsm2{5}(3:6:216);
% traffic_tsm2_dst_out = traffic_tsm2{5}(4:6:216);
% traffic_tsm2_src_in = traffic_tsm2{5}(5:6:216);
% traffic_tsm2_src_out = traffic_tsm2{5}(6:6:216);
% 
% traffic_cm2_dst_in = traffic_cm2{5}(3:10:360);
% traffic_cm2_dst_out = traffic_cm2{5}(4:10:360);
% traffic_cm2_src_in = traffic_cm2{5}(9:10:360);
% traffic_cm2_src_out = traffic_cm2{5}(10:10:360);
% 
% traffic_csm2_dst_in = traffic_csm2{5}(3:10:360);
% traffic_csm2_dst_out = traffic_csm2{5}(4:10:360);
% traffic_csm2_src_in = traffic_csm2{5}(9:10:360);
% traffic_csm2_src_out = traffic_csm2{5}(10:10:360);
% 
% 
% 
% %%Stateless traffic plots
% %Source high load
% %no delay, 1 ms, 5 ms
% traffic_out_sl_src_case1_4_7_10 = [traffic_tm2_src_out(1), traffic_cm2_src_out(1); traffic_tm2_src_out(4), traffic_cm2_src_out(4); traffic_tm2_src_out(7), traffic_cm2_src_out(7); traffic_tm2_src_out(10), traffic_cm2_src_out(10)];
% traffic_out_sl_src_case13_16_19_22 = [traffic_tm2_src_out(13), traffic_cm2_src_out(13); traffic_tm2_src_out(16), traffic_cm2_src_out(16); traffic_tm2_src_out(19), traffic_cm2_src_out(19); traffic_tm2_src_out(22), traffic_cm2_src_out(22)];
% traffic_out_sl_src_case25_28_31_34 = [traffic_tm2_src_out(25), traffic_cm2_src_out(25); traffic_tm2_src_out(28), traffic_cm2_src_out(28); traffic_tm2_src_out(31), traffic_cm2_src_out(31); traffic_tm2_src_out(34), traffic_cm2_src_out(34)];
% 
% figure
% subplot(1,3,1)
% bar(traffic_out_sl_src_case1_4_7_10);
% title('(a) No propagation delay','FontSize',20, 'FontWeight','bold');
% xlabel('Layer Size (MB)');
% ylabel('Avg. Throughput (KB/s) - Source (OUT)');
% set(gca,'FontSize', 20, 'FontWeight','bold');
% legend('TM-SL','CM-SL','Location','northwest');
% set(gca, 'XTickLabel', {'0.1' '1' '10' '100'})
% dim = [0.15 0.3 0.3 0.3];
% str = {'BW (Mbps):','SRC-DST=942','SRC-Client=10','DST-Client=50','DST-N1=942','DST-N2=942','Load: SRC>DST'};
% annotation('textbox',dim,'String',str,'FitBoxToText','on');
% grid minor;
% subplot(1,3,2)
% bar(traffic_out_sl_src_case13_16_19_22);
% title('(b) 1ms propagation delay','FontSize',20, 'FontWeight','bold');
% xlabel('Layer Size (MB)');
% ylabel('Avg. Throughput (KB/s) - Source (OUT)');
% set(gca,'FontSize', 20, 'FontWeight','bold');
% legend('TM-SL','CM-SL','Location','northwest');
% set(gca, 'XTickLabel', {'0.1' '1' '10' '100'})
% dim = [0.45 0.3 0.3 0.3];
% str = {'BW (Mbps):','SRC-DST=100','SRC-Client=10','DST-Client=50','DST-N1=942','DST-N2=942','Load: SRC>DST'};
% annotation('textbox',dim,'String',str,'FitBoxToText','on');
% grid minor;
% subplot(1,3,3)
% bar(traffic_out_sl_src_case25_28_31_34);
% title('(c) 5ms propagation delay','FontSize',20, 'FontWeight','bold');
% xlabel('Layer Size (MB)');
% ylabel('Avg. Throughput (KB/s) - Source (OUT)');
% set(gca,'FontSize', 20, 'FontWeight','bold');
% legend('TM-SL','CM-SL','Location','northwest');
% set(gca, 'XTickLabel', {'0.1' '1' '10' '100'})
% dim = [0.75 0.3 0.3 0.3];
% str = {'BW (Mbps):','SRC-DST=100','SRC-Client=10','DST-Client=50','DST-N1=942','DST-N2=942','Load: SRC>DST'};
% annotation('textbox',dim,'String',str,'FitBoxToText','on');
% grid minor;
% 
% %%stateful traffic plots
% %Source high load
% %no delay, 1 ms, 5 ms
% traffic_out_sf_src_case1_4_7_10 = [traffic_tsm2_src_out(1), traffic_csm2_src_out(1); traffic_tsm2_src_out(4), traffic_csm2_src_out(4); traffic_tsm2_src_out(7), traffic_csm2_src_out(7); traffic_tsm2_src_out(10), traffic_csm2_src_out(10)];
% traffic_out_sf_src_case13_16_19_22 = [traffic_tsm2_src_out(13), traffic_csm2_src_out(13); traffic_tsm2_src_out(16), traffic_csm2_src_out(16); traffic_tsm2_src_out(19), traffic_csm2_src_out(19); traffic_tsm2_src_out(22), traffic_csm2_src_out(22)];
% traffic_out_sf_src_case25_28_31_34 = [traffic_tsm2_src_out(25), traffic_csm2_src_out(25); traffic_tsm2_src_out(28), traffic_csm2_src_out(28); traffic_tsm2_src_out(31), traffic_csm2_src_out(31); traffic_tsm2_src_out(34), traffic_csm2_src_out(34)];
% 
% figure
% subplot(1,3,1)
% bar(traffic_out_sf_src_case1_4_7_10);
% title('(a) No propagation delay','FontSize',20, 'FontWeight','bold');
% xlabel('Volume Size (MB)');
% ylabel('Avg. Throughput (KB/s) - Source (OUT)');
% set(gca,'FontSize', 20, 'FontWeight','bold');
% legend('TM-SF','CM-SF','Location','northwest');
% set(gca, 'XTickLabel', {'0.1' '1' '10' '100'})
% dim = [0.15 0.3 0.3 0.3];
% str = {'Layer size=10MB','State change=10%','BW (Mbps):','SRC-DST=942','SRC-Client=10','DST-Client=50','DST-N1=942','DST-N2=942','Load: SRC>DST',};
% annotation('textbox',dim,'String',str,'FitBoxToText','on');
% grid minor;
% subplot(1,3,2)
% bar(traffic_out_sf_src_case13_16_19_22);
% title('(b) 1ms propagation delay','FontSize',20, 'FontWeight','bold');
% xlabel('Volume Size (MB)');
% ylabel('Avg. Throughput (KB/s) - Source (OUT)');
% set(gca,'FontSize', 20, 'FontWeight','bold');
% legend('TM-SF','CM-SF','Location','northwest');
% set(gca, 'XTickLabel', {'0.1' '1' '10' '100'})
% dim = [0.45 0.3 0.3 0.3];
% str = {'Layer size=10MB','State change=10%','BW (Mbps):','SRC-DST=100','SRC-Client=10','DST-Client=50','DST-N1=942','DST-N2=942','Load: SRC>DST'};
% annotation('textbox',dim,'String',str,'FitBoxToText','on');
% grid minor;
% subplot(1,3,3)
% bar(traffic_out_sf_src_case25_28_31_34);
% title('(c) 5ms propagation delay','FontSize',20, 'FontWeight','bold');
% xlabel('Volume Size (MB)');
% ylabel('Avg. Throughput (KB/s) - Source (OUT)');
% set(gca,'FontSize', 20, 'FontWeight','bold');
% legend('TM-SF','CM-SF','Location','northwest');
% set(gca, 'XTickLabel', {'0.1' '1' '10' '100'})
% dim = [0.75 0.3 0.3 0.3];
% str = {'Layer size=10MB','State change=10%','BW (Mbps):','SRC-DST=100','SRC-Client=10','DST-Client=50','DST-N1=942','DST-N2=942','Load: SRC>DST'};
% annotation('textbox',dim,'String',str,'FitBoxToText','on');
% grid minor;
% 
% %Load values
% load_tm1_dst = load_tm1{8}(2:3:108);
% load_cm1_dst = load_cm1{8}(2:3:180);
% load_tm1_src = load_tm1{8}(3:3:108);
% load_cm1_src = load_cm1{8}(5:6:180);
% 
% load_tsm1_dst = load_tsm1{8}(2:3:108);
% load_csm1_dst = load_csm1{8}(2:3:180);
% load_tsm1_src = load_tsm1{8}(3:3:108);
% load_csm1_src = load_csm1{8}(5:6:180);
% 
% load_tm2_dst = load_tm2{8}(2:3:108);
% load_cm2_dst = load_cm2{8}(2:3:180);
% load_tm2_src = load_tm2{8}(3:3:108);
% load_cm2_src = load_cm2{8}(5:6:180);
% 
% load_tsm2_dst = load_tsm2{8}(2:3:108);
% load_csm2_dst = load_csm2{8}(2:3:180);
% load_tsm2_src = load_tsm2{8}(3:3:108);
% load_csm2_src = load_csm2{8}(5:6:180);

% latency_cm1 = dlmread('latency_exp_cm_2-08-2020.txt');
% latency_cm2 = dlmread('latency_exp_cm_2-09-2020.txt');
% latency_csm1 = dlmread('latency_exp_csm_2-07-2020.txt');
% latency_csm2 = dlmread('latency_exp_csm_2-09-2020.txt');
% latency_tm1 = dlmread('latency_exp_tm_2-09-2020.txt');
% latency_tm2 = dlmread('latency_tm_sl_int_2020-02-09_00-31-39.txt');
% latency_tsm1 = dlmread('latency_exp_tsm_2-08-2020.txt');
% latency_tsm2 = dlmread('latency_exp_tsm_2-09-2020.txt');
% 
% figure
% subplot(1,2,1)
% h1 = cdfplot(latency_tm1(:,2));
% hold on;
% h2 = cdfplot(latency_cm1(:,2));
% % h3 = cdfplot(latency_tsm1(:,2));
% % h4 = cdfplot(latency_csm1(:,2));
% 
% set( h1,'LineStyle',':','LineWidth',3,'MarkerSize',5);
% set( h2, 'LineStyle','-','LineWidth',3,'MarkerSize',5);
% % set( h3, 'LineStyle','-','LineWidth',3,'MarkerSize',5);
% % set( h4, 'LineStyle','-','LineWidth',3,'MarkerSize',5);
% xlim([50 150]);
% grid minor;
% xlabel('Response Time (ms)');
% ylabel('CDF');
% title('Application Response Time CDF')
% set(gca,'FontSize',20, 'FontWeight','bold');
% legend('Traditional SL','CM SL','Location','northwest');
% 
% % legend('Traditional SL','CM SL','Traditional SF','CM SF','Location','northwest');
% 
% subplot(1,2,2)
% % h1 = cdfplot(latency_tm1(:,2));
% % hold on;
% % h2 = cdfplot(latency_cm1(:,2));
% h3 = cdfplot(latency_tsm1(:,2));
% hold on;
% h4 = cdfplot(latency_csm1(:,2));
% hold off;
% 
% set( h3,'LineStyle',':','LineWidth',3,'MarkerSize',5);
% set( h4, 'LineStyle','-','LineWidth',3,'MarkerSize',5);
% % set( h3, 'LineStyle','-','LineWidth',3,'MarkerSize',5);
% % set( h4, 'LineStyle','-','LineWidth',3,'MarkerSize',5);
% xlim([50 150]);
% grid minor;
% xlabel('Response Time (ms)');
% ylabel('CDF');
% title('Application Response Time CDF')
% set(gca,'FontSize',20, 'FontWeight','bold');
% legend('Traditional SF','CM SF','Location','northwest');


% figure
% plot(1,1)
% h1 = cdfplot(migr_time_tm1(:,2)./1000);
% hold on;
% h2 = cdfplot(migr_time_cm1(:,2)./1000);
% h3 = cdfplot(migr_time_tsm1(:,2)./1000);
% h4 = cdfplot(migr_time_csm1(:,2)./1000);
% hold off;
% 
% set( h1,'LineStyle',':','LineWidth',3,'MarkerSize',5);
% set( h2, 'LineStyle','-','LineWidth',3,'MarkerSize',5);
% set( h3, 'LineStyle','-','LineWidth',3,'MarkerSize',5);
% set( h4, 'LineStyle','-','LineWidth',3,'MarkerSize',5);
% % xlim([50 150]);
% grid minor;
% xlabel('Migration Time (s)');
% ylabel('CDF');
% title('Migration Time CDF')
% set(gca,'FontSize',20, 'FontWeight','bold');
% legend('Traditional SL','CM SL','Location','northwest');
% 
% figure
% plot(1,1)
% h1 = cdfplot(migr_time_tm1(:,2)./1000);
% h2 = cdfplot(migr_time_cm1(:,2)./1000);
% h3 = cdfplot(migr_time_tsm2(:,2)/1000);
% hold on;
% h4 = cdfplot(migr_time_csm2(:,2)/1000);
% set( h3,'LineStyle',':','LineWidth',3,'MarkerSize',5);
% set( h4, 'LineStyle','-','LineWidth',3,'MarkerSize',5);
% set( h3, 'LineStyle','-','LineWidth',3,'MarkerSize',5);
% set( h4, 'LineStyle','-','LineWidth',3,'MarkerSize',5);
% % xlim([50 150]);
% grid minor;
% xlabel('Migration Time (s)');
% ylabel('CDF');
% title('Migration Time CDF')
% set(gca,'FontSize',20, 'FontWeight','bold');
% legend('Traditional SF','CM SF','Location','northwest');
% 

% 
% 
